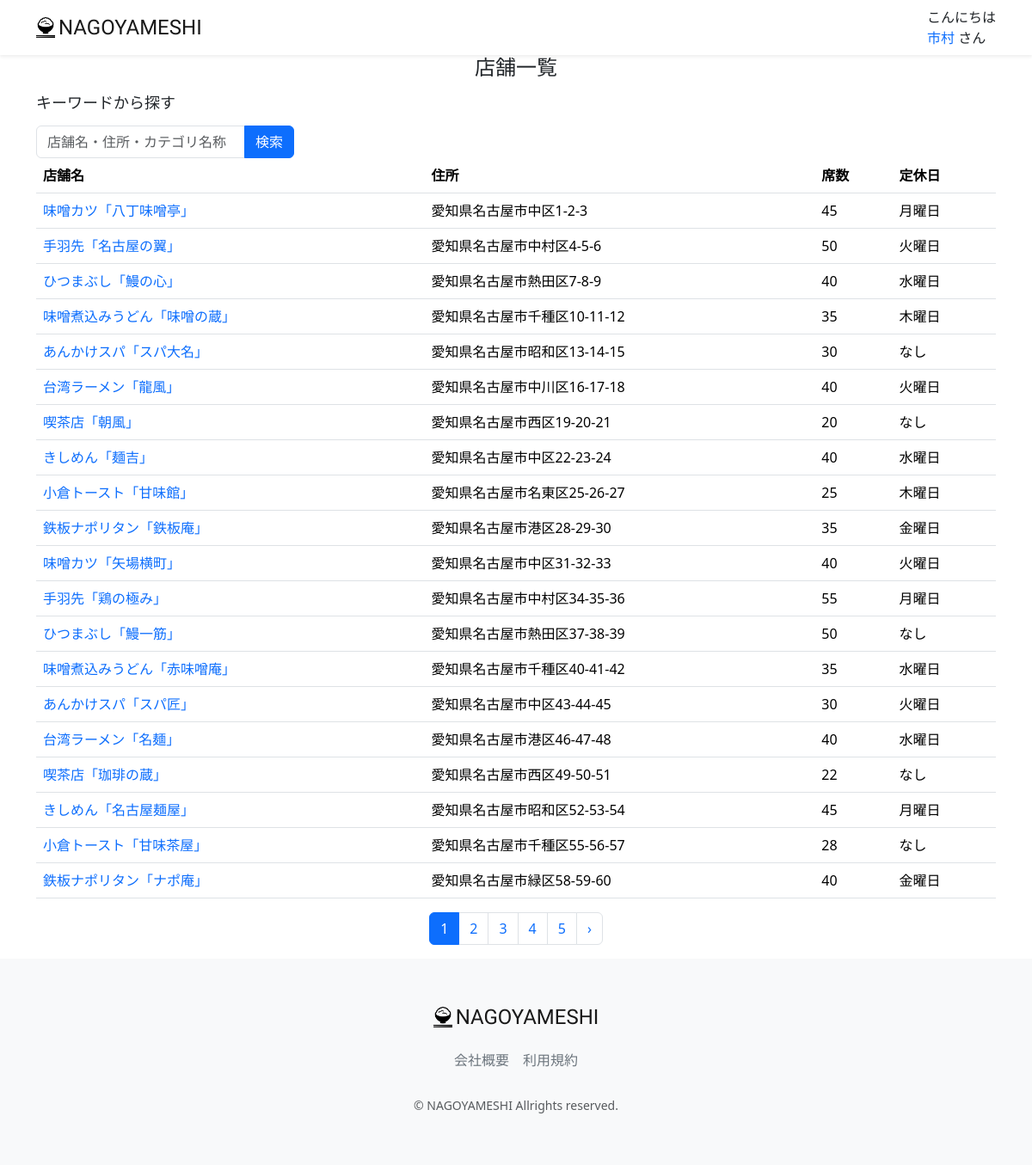
The app's page /restaurant-list-admin/ (signed in) with its own data.
### accounts/models.py (models this page shows, shortened)
class CustomUser(AbstractUser):
    GENDER_TYPES = (
        ("男性","男性"),
        ("女性","女性"),
        ("未回答","未回答"),
    )
    user_name_kanji = models.CharField("名前" ,max_length=20, blank=False, null=False)
    user_name_kana = models.CharField("ふりがな" ,max_length=50, blank=False, null=False)
    birthday = models.CharField("生年月日" , max_length=20, null=True, blank=True)
    gender = models.CharField("性別", max_length=50, choices=GENDER_TYPES, blank=True)
    job = models.ForeignKey(Job, on_delete=models.PROTECT, blank=True, null=True)
    is_subscribed = models.BooleanField(default=False, verbose_name="有料会員")
    card_name = models.CharField(max_length=128, null=True, blank=True, verbose_name="カード名義")
    card_number = models.CharField(max_length=128, null=True, blank=True, verbose_name="カード番号")
    regist_date = models.DateTimeField(default=timezone.now)
    created_day = models.DateTimeField("登録日", default=datetime.datetime.now, null=True, blank=True)
    updated_day = models.DateTimeField("更新日", default=datetime.datetime.now, null=True, blank=True)
    deleted_day = models.DateTimeField("削除日", null=True, blank=True)
    class Meta:
        verbose_name_plural = "CustomUser"

### restaurant/models.py (models this page shows, shortened)
class Restaurant(models.Model):
    name = models.CharField("店名",max_length=200, blank=False, null=False)
    description = models.CharField(verbose_name='説明', max_length=200, blank=True, null=True)
    postal_code_regex = RegexValidator(regex=r'^[0-9]+$', message = ("Postal Code must be entered in the format: '1234567'. Up to 7 digits allowed."))
    postal_code = models.CharField(validators=[postal_code_regex], max_length=7, verbose_name='郵便番号', blank=False, null=False)
    address = models.CharField("住所", max_length=200)
    tel_number_regex = RegexValidator(regex=r'^[0-9]+$', message = ("Tel Number must be entered in the format: '09012345678'. Up to 15 digits allowed."))
    tel_number = models.CharField(validators=[tel_number_regex], max_length=15, verbose_name='電話番号', blank=False, null=False)
    e_mail = models.EmailField("E-Mail", blank=True, null=True)
    url = models.URLField("店舗URL", blank=True, null=True)
    price_max = models.PositiveIntegerField("予算上限", blank=True, null=True)
    price_min = models.PositiveIntegerField("予算下限", blank=True, null=True)
    rate = models.FloatField(verbose_name="レート", default=0.0)
    min_varidator = MinValueValidator(0)
    max_varidator = MaxValueValidator(1000)
    seats_number = models.IntegerField("席数", blank=True, null=True, validators=[min_varidator, max_varidator])
    close_day_of_week = models.CharField("定休日", max_length=50, blank=True, null=True)
    category = models.ForeignKey(Category, on_delete=models.PROTECT, blank=True, null=True)
    photo = models.ImageField(verbose_name='写真', blank=True, null=True)
    created_at = models.DateTimeField("登録日", auto_now_add=True)
    updated_at = models.DateTimeField("更新日", auto_now_add=True)
    deleted_at = models.DateTimeField("削除日", auto_now_add=True)
    class Meta:
        verbose_name_plural = "Restaurant"
        constraints = [
            models.UniqueConstraint(fields=['name', 'postal_code'], name='unique_restaurant')
        ]

### restaurant/views.py (the view)
# urls.py: path("restaurant-list-admin/", views.RestaurantListAdminView.as_view(), name="restaurant_list_admin"),
class RestaurantListAdminView(mixins.OnlyStuffUserMixin, generic.ListView):
    model = models.Restaurant
    template_name = 'admin/restaurant_list.html'
    paginate_by = 20
    def get_queryset(self):
        keyword = self.request.GET.get('keyword')
        button_type = self.request.GET.get('button_type')
        print(f'button_type {button_type}')
        keyword = keyword if keyword is not None else ''
        if button_type == 'keyword':
            self.request.session['keyword_session'] = keyword
        keyword_session = self.request.session.get('keyword_session')
        if keyword_session is not None:
            queryset = models.Restaurant.objects.filter(Q(name__icontains=keyword_session) | Q(address__icontains=keyword_session)).order_by('id')
        else:
            queryset = models.Restaurant.objects.all().order_by('id')
        return queryset
    def get_context_data(self, **kwargs):
        context = super(RestaurantListAdminView, self).get_context_data(**kwargs)
        return context

### accounts/mixins.py (called while the page is built)
    def test_func(self):
        return self.request.user.is_staff

### restaurant/templatetags/custom_tag.py (called while the page is built)
@register.filter
def honor(val):
    return 'さん'

@register.filter
def greet(val):
    greeting = 'ようこそ'
    now = datetime.datetime.now()
    if now.hour <= 8:
        greeting = 'おはようございます'
    elif now.hour <= 18:
        greeting = 'こんにちは'
    else:
        greeting = 'こんばんは'
    return f'{greeting}'

### restaurant/templates/admin/restaurant_list.html (shortened to what this page needs)
{% extends "layout/base.html" %}
{% load static %}
{% block content %}
<main>
    <h1 class="mb-3 text-center">店舗一覧</h1>
    <div class="container nagoyameshi-container">
        <h3 class="mb-3">キーワードから探す</h3>
        <form method="GET" action="{% url 'restaurant_list_admin' %}"class="user-search-box">
            <div class="input-group">
                <input type="text" class="form-control" placeholder="店舗名・住所・カテゴリ名称" name="keyword">
                <button type="submit" class="btn btn-primary text-whiteshadow-sm">検索</button>
            </div>
        </form>
    </div>
    <div class="container nagoyameshi-container">
        <table class="table">
            <thead>
                <tr>
                    <th scope="col">店舗名</th>
                    <th scope="col">住所</th>
                    <th scope="col">席数</th>
                    <th scope="col">定休日</th>
                </tr>
            </thead>
            <tbody>
                {% for restaurant in object_list %}
                        <tr>
                            <td>
                                <a href="{% url 'restaurant_update' restaurant.id %}">
                                    {{ restaurant.name}}
                                </a>
                            </td>
                            <td>{{ restaurant.address }} </td>
                            <td>{{ restaurant.seats_number }}</td>
                            <td>{{ restaurant.close_day_of_week}}</td>
                        </tr>
                {% endfor %}
            </tbody>
        </table>
    </div>
    {% if is_paginated %}
        <div class="d-flex justify-content-center">
            <nav>
                <ul class="pagination">
                    {% for page_num in page_obj.paginator.page_range %}
                        {% if page_obj.number == page_num %}
                            <li class="page-item active" aria-current="page">
                                <span class="page-link">
                                    {{page_num }}
                                </span>
                            </li>
                        {% else %}
                            <li class="page-item">
                                <a class="page-link" href="?page={{ page_num }}">{{ page_num }}</a>
                            </li>
                        {% endif %}
                    {% endfor %}
                    {% if page_obj.has_next %}
                        <li class="page-item">
                            <a class="page-link" href="?page={{page_obj.next_page_number }}" rel="next" aria-label="次 &raquo;">
                                &rsaquo;
                            </a>
                        </li>
                    {% endif %}
                </ul>
            </nav>
        </div>
    {% endif %}
</main>
{% endblock %}

### restaurant/templates/layout/base.html (shortened to what this page needs)
{% load static %}
{% load custom_tag %}
<!DOCTYPE html>
<html lang="ja">
    <head>
        <link href="https://cdn.jsdelivr.net/npm/bootstrap@5.3.3/dist/css/bootstrap.min.css" rel="stylesheet">
        <link href="{% static 'css/nagoyameshi.css' %}" rel="stylesheet">
    </head>
    <body>
        <div id="app" class="wrapper">
            <nav class="navbar navbar-expand-md navbar-light bg-white shadow-sm">
                <div class="container nagoyameshi-container">
                    <a class="navbar-brand app-name" href="{% url 'top_page' %}">
                    <div class="d-flex align-items-center">
                        <img class="nagoyameshi-logo me-1" src="{% static 'images/logo/logo.png' %}" alt="nagoyameshi">NAGOYAMESHI
                    </div>
                    </a>
                    <div class="collapse navbar-collapse" id="navbarSupportedContent">
                        <ul class="navbar-nav ms-auto">
                            {% if user.is_staff %}
                            <li class="nav-item dropdown">
                                {{user.user_name_kanji|greet}}
                                <br>
                                <a id="navbarDropdown" class="nav-linkdropdown-toggle" href="#" role="button" data-bs-toggle="dropdown" aria-haspopup="true" aria-expanded="false" v-pre>
                                    {{ user.user_name_kanji}}
                                </a>
                                {{user.user_name_kanji|honor}}
                            </li>
                            {% endif %}
                        </ul>
                    </div>
                </div>
            </nav>
            {% block content %}{% endblock %}
            <footer class="bg-light">
                <div class="d-flex justify-content-center footer-logo">
                    <a class="navbar-brand app-name" href="{% url 'top_page' %}">
                        <div class="d-flex align-items-center">
                            <img class="nagoyameshi-logo me-1" src="{% static 'images/logo/logo.png' %}" alt="nagoyameshi">
                               NAGOYAMESHI
                        </div>
                    </a>
                </div>
                <div class="d-flex justify-content-center footer-link">
                    <a href="{% url 'company_page' %}" class="link-secondary me-3">会社概要</a>
                    <a href="{% url 'terms_page' %}" class="link-secondary">利用規約</a>
                </div>
                <p class="text-center text-muted small mb-0">&copy; NAGOYAMESHI Allrights reserved.</p>
            </footer>
        </div>
    </body>
</html>

### static/css/nagoyameshi.css (style rules this page uses)
.wrapper { min-height: 100vh; position: relative; padding-bottom: 240px; box-sizing: border-box; }
.nagoyameshi-logo { height: 24px; }
.app-name { font-family: 'Carter One', cursive; font-size: 24px; color: #191919; }
footer { width: 100%; height: 240px; position: absolute; bottom: 0; padding: 50px 15px; }
.footer-logo { margin-bottom: 20px; }
.footer-link { margin-bottom: 30px; }
h1 { font-size: 1.5rem; }
h3 { font-size: 1.125rem; }
.user-search-box { max-width: 300px; }
a { text-decoration: none !important; }

### records on screen
CustomUser: user_name_kanji|greet "こんにちは", user_name_kanji "市村", user_name_kanji|honor "さん"
Restaurant: name "味噌カツ「八丁味噌亭」", address "愛知県名古屋市中区1-2-3", seats_number "45", close_day_of_week "月曜日"
Restaurant: name "手羽先「名古屋の翼」", address "愛知県名古屋市中村区4-5-6", seats_number "50", close_day_of_week "火曜日"
Restaurant: name "ひつまぶし「鰻の心」", address "愛知県名古屋市熱田区7-8-9", seats_number "40", close_day_of_week "水曜日"
Restaurant: name "味噌煮込みうどん「味噌の蔵」", address "愛知県名古屋市千種区10-11-12", seats_number "35", close_day_of_week "木曜日"
Restaurant: name "あんかけスパ「スパ大名」", address "愛知県名古屋市昭和区13-14-15", seats_number "30", close_day_of_week "なし"
Restaurant: name "台湾ラーメン「龍風」", address "愛知県名古屋市中川区16-17-18", seats_number "40", close_day_of_week "火曜日"
Restaurant: name "喫茶店「朝風」", address "愛知県名古屋市西区19-20-21", seats_number "20", close_day_of_week "なし"
Restaurant: name "きしめん「麺吉」", address "愛知県名古屋市中区22-23-24", seats_number "40", close_day_of_week "水曜日"
Restaurant: name "小倉トースト「甘味館」", address "愛知県名古屋市名東区25-26-27", seats_number "25", close_day_of_week "木曜日"
Restaurant: name "鉄板ナポリタン「鉄板庵」", address "愛知県名古屋市港区28-29-30", seats_number "35", close_day_of_week "金曜日"
Restaurant: name "味噌カツ「矢場横町」", address "愛知県名古屋市中区31-32-33", seats_number "40", close_day_of_week "火曜日"
Restaurant: name "手羽先「鶏の極み」", address "愛知県名古屋市中村区34-35-36", seats_number "55", close_day_of_week "月曜日"
Restaurant: name "ひつまぶし「鰻一筋」", address "愛知県名古屋市熱田区37-38-39", seats_number "50", close_day_of_week "なし"
Restaurant: name "味噌煮込みうどん「赤味噌庵」", address "愛知県名古屋市千種区40-41-42", seats_number "35", close_day_of_week "水曜日"
Restaurant: name "あんかけスパ「スパ匠」", address "愛知県名古屋市中区43-44-45", seats_number "30", close_day_of_week "火曜日"
Restaurant: name "台湾ラーメン「名麺」", address "愛知県名古屋市港区46-47-48", seats_number "40", close_day_of_week "水曜日"
Restaurant: name "喫茶店「珈琲の蔵」", address "愛知県名古屋市西区49-50-51", seats_number "22", close_day_of_week "なし"
Restaurant: name "きしめん「名古屋麺屋」", address "愛知県名古屋市昭和区52-53-54", seats_number "45", close_day_of_week "月曜日"
Restaurant: name "小倉トースト「甘味茶屋」", address "愛知県名古屋市千種区55-56-57", seats_number "28", close_day_of_week "なし"
Restaurant: name "鉄板ナポリタン「ナポ庵」", address "愛知県名古屋市緑区58-59-60", seats_number "40", close_day_of_week "金曜日"

### other values on screen
{{ page_num }} "1"
{{ page_num }} "2" "3" "4" "5"
